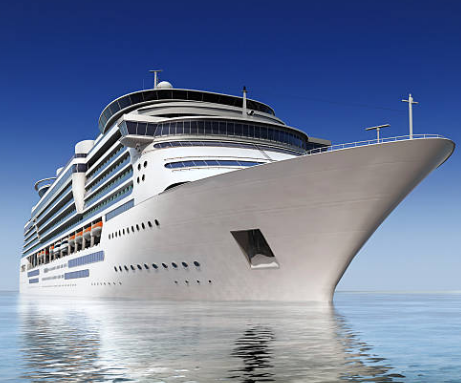
#> input picture 8-pic_ship/ship3.png, 461 x 383 px, found by its file name
$ jupyter execute rotate.ipynb   (shell and % lines are left out)
#> lines starting #> are read from the running program, lines starting #| are printed output that depends on the picture
[cell 1]
from PIL import Image, ImageFilter
import csv
import cv2
import os
import numpy as np
import matplotlib.pyplot as plt

[cell 2]
def down_sampling_and_save_as_csv(load_path, save_path, label):
#> called with save_path = './pictures/before_rotate/ship3.csv', label = 0
    image=cv2.imread(load_path,cv2.IMREAD_COLOR)
#> image is the input picture: shape (383, 461, 3); mean B, G, R 156.5, 127.2, 113.8
    resized_image = cv2.resize(image, (32, 32), interpolation=cv2.INTER_LANCZOS4)
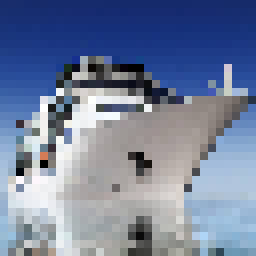
#> resized_image: shape (32, 32, 3) (shown 8 times larger); mean B, G, R 156.7, 127.8, 114.4
    new_size = resized_image.size
#> new_size = 3072
    print("New size:", new_size)
#| New size: 3072
    pixels = np.array(resized_image).reshape(3,32,32).transpose(0,1,2).flatten()
#> pixels = 3072 values, max 255 at index 1186, min 0 at index 816, mean 133
    with open(save_path, 'w', newline='') as csvfile:
        writer = csv.writer(csvfile)
        writer.writerow([f"pixel_{i}" for i in range(pixels.shape[0])] + ['label'])
        writer.writerow(list(pixels) + [label])

[cell 3]
url_load='./pictures/before_sampling/pic_ship/ship3.png'
url_save='./pictures/before_rotate/ship3.csv'
down_sampling_and_save_as_csv(url_load,url_save,0)

### read  the csv and show the img

[cell 4]
import pandas as pd
file='./pictures/before_rotate/ship3.csv'
# Read the CSV file into a DataFrame
df = pd.read_csv(file, usecols=lambda x: x != 'label')
pic=np.array(df).reshape(32,32,3)
plt.imshow(pic)
print(pic.shape)

#### save the right demenetions to a new img

[cell 5]
status=cv2.imwrite('./pictures/before_rotate/ship3.jpg',pic)
print(f'The operation was successfull?: {status}')

[cell 6]
fig, ax = plt.subplots(figsize=(1,1))
ax.imshow(pic)
print(pic.shape)

# Rotating:
* cv2.ROTATE_180
* cv2.ROTATE_90_CLOCKWISE

[cell 7]
input_image_path = './pictures/before_rotate/ship3.jpg'

# Read the input image
img = cv2.imread(input_image_path)
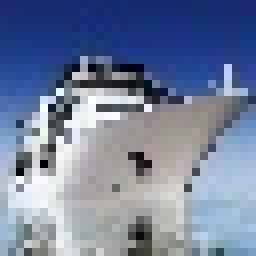
#> img: shape (32, 32, 3) (shown 8 times larger); mean B, G, R 156.8, 127.9, 114.6
img_cw_90 = cv2.rotate(img, cv2.ROTATE_90_CLOCKWISE)
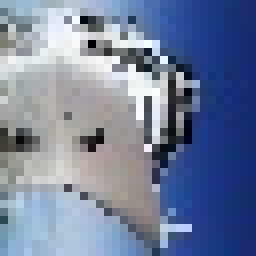
#> img_cw_90: shape (32, 32, 3) (shown 8 times larger); mean B, G, R 156.8, 127.9, 114.6
output_directory = './pictures/after_rotate'
output_filename = os.path.join(output_directory, 'rotated_ship3.jpg')
cv2.imwrite(output_filename, img_cw_90)
#> Out = True

[cell 8]
url_load='./pictures/after_rotate/rotated_ship3.jpg'
url_save='./pictures/after_rotate/ship3.csv'
down_sampling_and_save_as_csv(url_load,url_save,0)
#| New size: 3072

### rotate in 30 degres without taking care of pixels

[cell 9]
import cv2

from matplotlib import pyplot as plt

image = cv2.imread('./pictures/before_sampling/pic_truck/truck1.png')
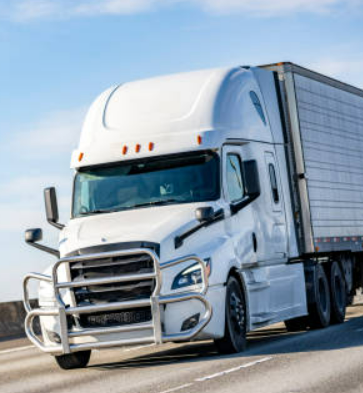
#> input picture 9-pic_truck/truck1.png, 363 x 393 px, found by its file name
#> image is the input picture: shape (393, 363, 3); mean B, G, R 171.8, 157.8, 141.9

rows,cols,channels= image.shape
#> rows = 393; cols = 363; channels = 3

M = cv2.getRotationMatrix2D((cols/2,rows/2),-30,1)

rotate_30 = cv2.warpAffine(image,M,(cols,rows))
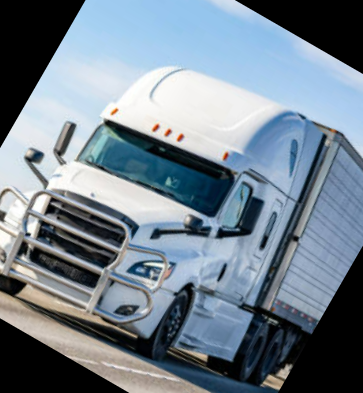
#> rotate_30: shape (393, 363, 3); mean B, G, R 142.3, 130.2, 116.2

[cell 10]
output_directory = './pictures/after_rotate'
output_filename = os.path.join(output_directory, 'rotated_truck3.jpg')
cv2.imwrite(output_filename, rotate_30)
#> Out = True

### see the img

[cell 11]
url_load='./pictures/after_rotate/rotated_truck3.jpg'
url_save='./pictures/after_rotate/truck3.csv'
down_sampling_and_save_as_csv(url_load,url_save,0)
#> call 3 of down_sampling_and_save_as_csv, with save_path = './pictures/after_rotate/truck3.csv', label = 0
#> in down_sampling_and_save_as_csv (call 3), `resized_image = cv2.resize(image, (32, 32), interpolation=cv2.INTER_LA..`:
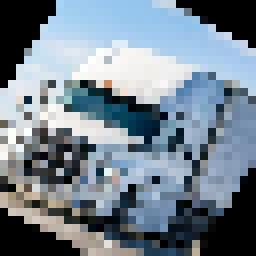
#> resized_image: shape (32, 32, 3) (shown 8 times larger); mean B, G, R 142.7, 130.6, 116.5
#| New size: 3072
#> in down_sampling_and_save_as_csv (call 3), `pixels = np.array(resized_image).reshape(3,32,32).transpose(0,1,2).fla..`: pixels = 3072 values, max 255 at index 612, min 0 at index 0, mean 129.9

[cell 12]
import pandas as pd
file='./pictures/after_rotate/truck3.csv'
# Read the CSV file into a DataFrame
df = pd.read_csv(file, usecols=lambda x: x != 'label')
pic=np.array(df).reshape(32,32,3)
plt.imshow(pic)
print(pic.shape)

[cell 13]
fig, ax = plt.subplots(figsize=(1,1))
ax.imshow(pic)
print(pic.shape)

### rotate 30 degres taking care of pixels- Brachi's code

[cell 14]
import cv2
import math
import numpy as np

def rotate_image_with_padding(input_image, angle):
    # Load the input image using OpenCV
#> called with angle = 30
    image = cv2.imread(input_image)
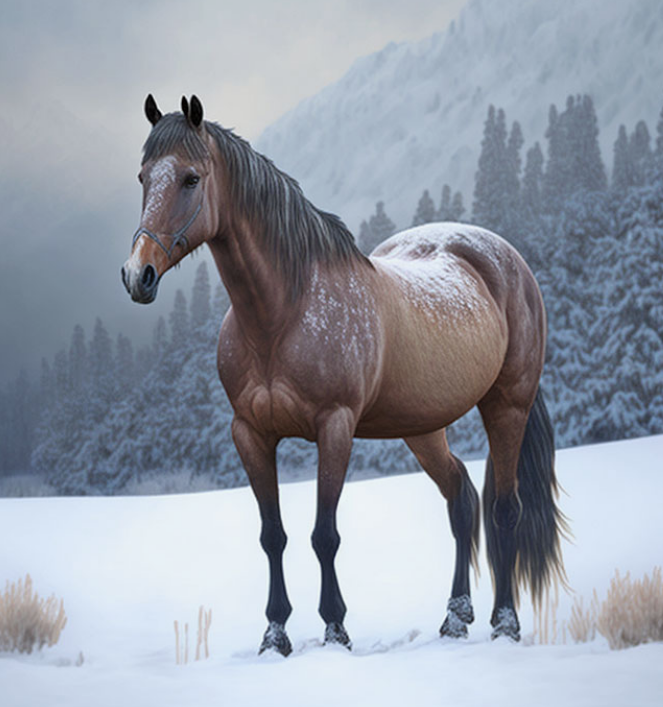
#> input picture 7-pic_horse/horse1.png, 663 x 707 px, found by its file name
#> image is the input picture: shape (707, 663, 3); mean B, G, R 167.1, 155.4, 148.8
    print("image ", image.shape)
#| image  (707, 663, 3)
    # Calculate the dimensions of the rotated image
    height, width = image.shape[:2]
#> height = 707; width = 663
    radians = math.radians(angle)
    new_width = int(abs(width * math.cos(radians)) + abs(height * math.sin(radians)))
#> new_width = 927
    new_height = int(abs(width * math.sin(radians)) + abs(height * math.cos(radians)))
#> new_height = 943

    # Calculate the center of the original image
    center_x = width // 2
#> center_x = 331
    center_y = height // 2
#> center_y = 353

    # Create an empty canvas with the dimensions of the rotated image
    canvas = np.zeros((new_height, new_width, 3), dtype=np.uint8)

    # Calculate the coordinates for the rotated image
    x = (new_width - width) // 2
#> x = 132
    y = (new_height - height) // 2
#> y = 118

    # Paste the original image onto the canvas
    canvas[y:y+height, x:x+width] = image
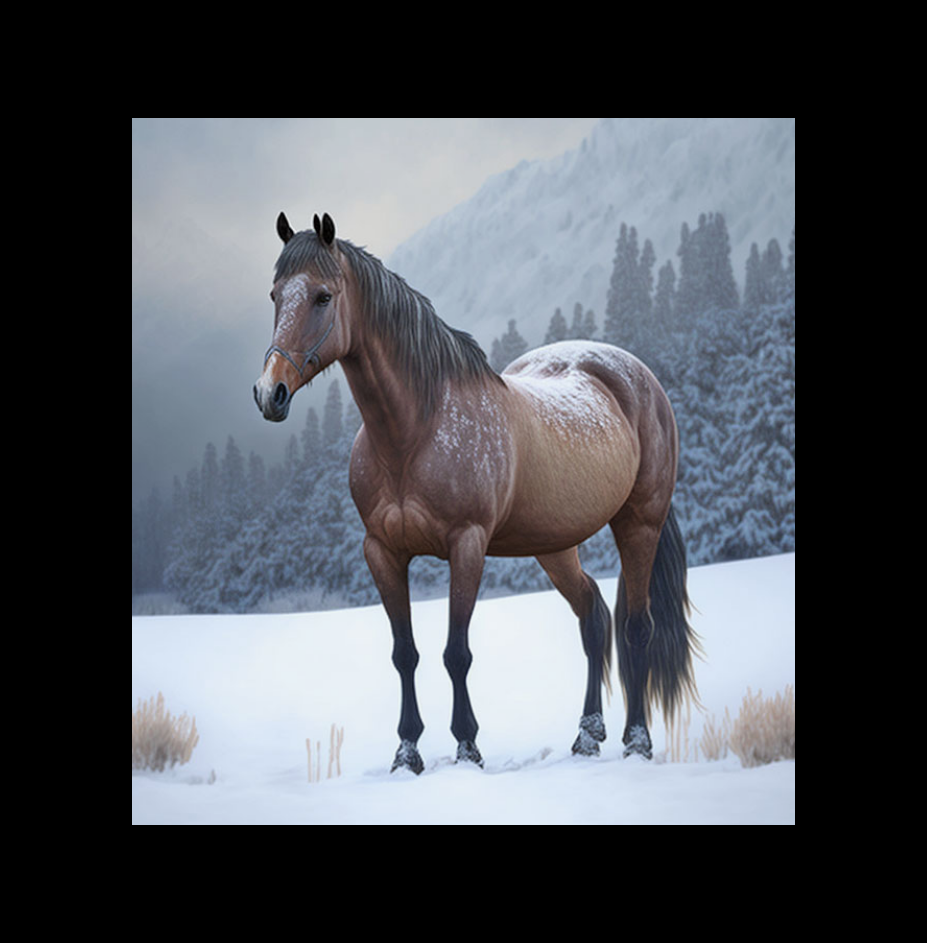
#> canvas: shape (943, 927, 3); mean B, G, R 89.6, 83.3, 79.8

    # Perform the rotation with padding
    M = cv2.getRotationMatrix2D((new_width//2, new_height//2), angle, 1.0)
    rotated_image = cv2.warpAffine(canvas, M, (new_width, new_height))
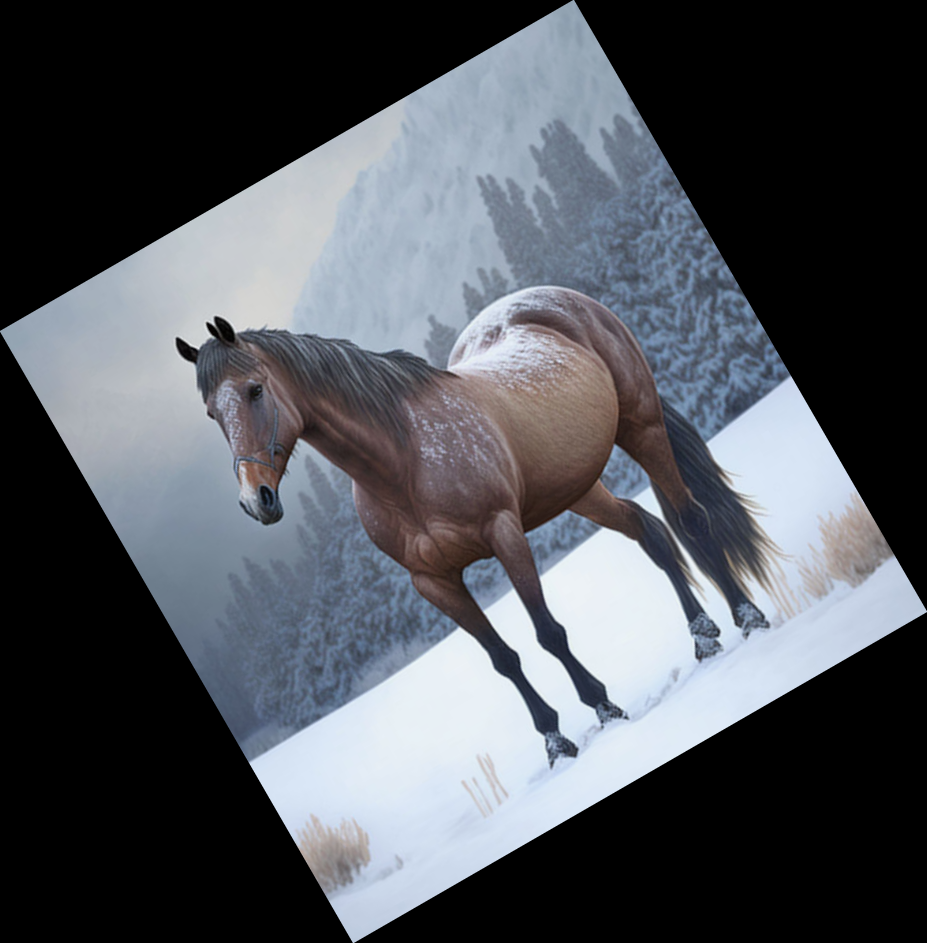
#> rotated_image: shape (943, 927, 3); mean B, G, R 89.6, 83.4, 79.8

    # Return the rotated image
    return rotated_image

[cell 15]
# Example usage
input_image = './pictures/before_sampling/pic_horse/horse1.png'
angle = 30

rotated_image = rotate_image_with_padding(input_image, angle)
print(rotated_image.shape)
#| (943, 927, 3)
output_directory = './pictures/after_rotate'
output_filename = os.path.join(output_directory, 'rotated_horse1.jpg')
cv2.imwrite(output_filename, rotated_image)
#> Out = True

[cell 16]
url_load='./pictures/after_rotate/rotated_horse1.jpg'
url_save='./pictures/after_rotate/horse1.csv'
down_sampling_and_save_as_csv(url_load,url_save,0)
#> call 4 of down_sampling_and_save_as_csv, with save_path = './pictures/after_rotate/horse1.csv', label = 0
#> in down_sampling_and_save_as_csv (call 4), `resized_image = cv2.resize(image, (32, 32), interpolation=cv2.INTER_LA..`:
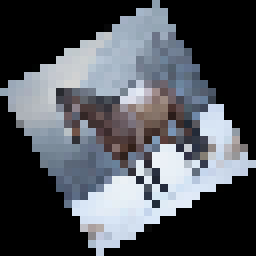
#> resized_image: shape (32, 32, 3) (shown 8 times larger); mean B, G, R 89.6, 83.4, 79.7
#| New size: 3072
#> in down_sampling_and_save_as_csv (call 4), `pixels = np.array(resized_image).reshape(3,32,32).transpose(0,1,2).fla..`: pixels = 3072 values, max 249 at index 2439, min 0 at index 0, mean 84.22
